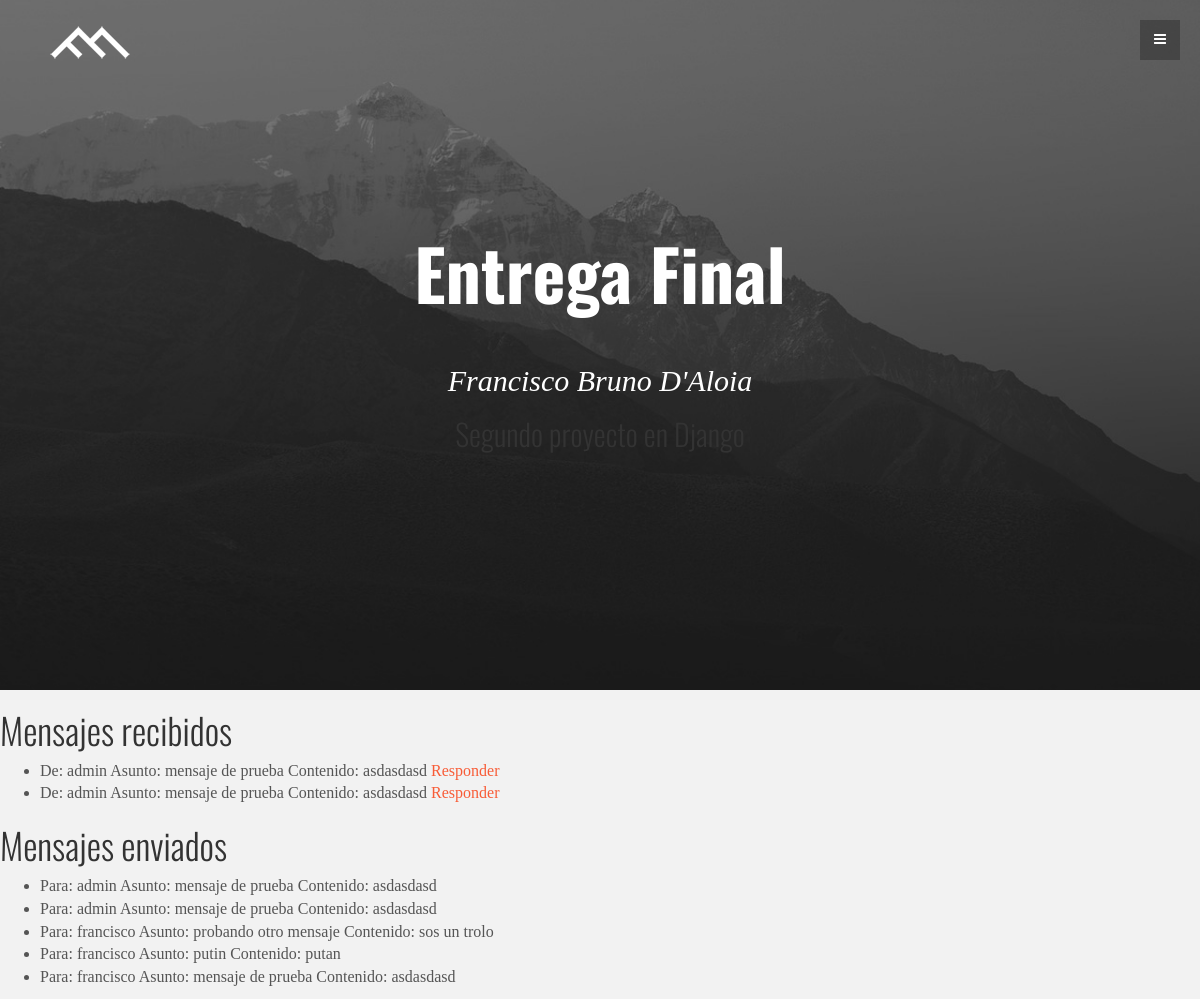
Screenshot of /Mensajes/lista_mensajes/ (signed in) with the database file from the repository.
### Mensajes/models.py (models this page shows, shortened)
class Mensaje(models.Model):
    emisor = models.ForeignKey(User, related_name='mensajes_enviados', on_delete=models.CASCADE)
    receptor = models.ForeignKey(User, related_name='mensajes_recibidos', on_delete=models.CASCADE)
    asunto = models.CharField(max_length=100)
    contenido = models.TextField()
    fecha_envio = models.DateTimeField(auto_now_add=True)
    leido = models.BooleanField(default=False)

### Mensajes/views.py (the view)
# urls.py: path('lista_mensajes/', views.lista_mensajes, name='lista_mensajes'),
@login_required
def lista_mensajes(request):
    mensajes_recibidos = Mensaje.objects.filter(receptor=request.user)
    mensajes_enviados = Mensaje.objects.filter(emisor=request.user)
    contenido = Mensaje.objects.filter(contenido=request.user)
    return render(request, 'lista_mensajes.html', {'mensajes_recibidos': mensajes_recibidos, 'mensajes_enviados': mensajes_enviados, "contenido": contenido})

### templates/lista_mensajes.html (shortened to what this page needs)
{% extends "padre.html" %}
{% load static %}
{% block contenidoQueCambia %}
<!DOCTYPE html>
<html>
<head>
</head>
<body>
    <h1>Mensajes recibidos</h1>
    <ul>
        {% for mensaje in mensajes_recibidos %}
            <li>
                De: {{ mensaje.emisor.username }}
                Asunto: {{ mensaje.asunto }}
                Contenido: {{mensaje.contenido }}
                <a href="{% url 'enviar_mensaje' receptor_id=mensaje.emisor.id %}">Responder</a>
            </li>
        {% endfor %}
    </ul>
    <h1>Mensajes enviados</h1>
    <ul>
        {% for mensaje in mensajes_enviados %}
            <li>
                Para: {{ mensaje.receptor.username }}
                Asunto: {{ mensaje.asunto }}
                Contenido: {{mensaje.contenido }}
            </li>
        {% endfor %}
    </ul>
</body>
</html>
{% endblock %}

### templates/padre.html (shortened to what this page needs)
<!DOCTYPE html>
<html lang="en">
  <head>
      {% load static %}
    <link href="{% static 'Login/assets/css/bootstrap.css' %}" rel="stylesheet">
    <link href="{% static 'Login/assets/css/main.css' %}" rel="stylesheet">
	<link rel="stylesheet" href="{% static 'Login/assets/css/font-awesome.min.css' %}">
  </head>
  <body data-spy="scroll" data-offset="0" data-target="#theMenu">
	<nav class="menu" id="theMenu">
		<div id="menuToggle"><i class="icon-reorder"></i></div>
	</nav>
	<div id="headerwrap">
		<div class="container">
			<div class="logo">
				<img src="{% static 'Login/assets/img/logo.png' %}">
			</div>
			<br>
			<div class="row">
				<h1>Entrega Final</h1>
				<br>
				<h3> Francisco Bruno D'Aloia </h3>
                <h2> Segundo proyecto en Django </h2>
				<br>
				<br>
				<div class="col-lg-6 col-lg-offset-3">
				</div>
			</div>
		</div>
	</div>
    {% block contenidoQueCambia %}
    {% endblock %}
</body>
</html>

### Login/static/Login/assets/css/main.css (style rules this page uses)
body { background-color: #f2f2f2; font-family: 'EB Garamond', serif; font-weight: 300; font-size: 16px; color: #555; -webkit-font-smoothing: antialiased; -webkit-overflow-scrolling: touch; }
h1, h2, h3, h4, h5, h6 { font-family: 'Oswald', sans-serif; font-weight: 300; color: #333; }
a { color: #f85c37; word-wrap: break-word; -webkit-transition: color 0.1s ease-in, background 0.1s ease-in; -moz-transition: color 0.1s ease-in, background 0.1s ease-in; -ms-transition: color 0.1s ease-in, background 0.1s ease-in; -o-transition: color 0.1s ease-in, background 0.1s ease-in; transition: color 0.1s ease-in, background 0.1s ease-in; }
a:before, a:after { -webkit-transition: color 0.1s ease-in, background 0.1s ease-in; -moz-transition: color 0.1s ease-in, background 0.1s ease-in; -ms-transition: color 0.1s ease-in, background 0.1s ease-in; -o-transition: color 0.1s ease-in, background 0.1s ease-in; transition: color 0.1s ease-in, background 0.1s ease-in; }
#headerwrap { background: url(../img/header-bg.jpg) no-repeat center top; margin-top: -10px; padding-top:20px; text-align:center; background-attachment: relative; background-position: center center; min-height: 700px; width: 100%; -webkit-background-size: 100%; -moz-background-size: 100%; -o-background-size: 100%; background-size: 100%; -webkit-background-size: cover; -moz-background-size: cover; -o-background-size: cover; background-size: cover; }
#headerwrap h1 { margin-top: 150px; color: white; font-size: 70px; font-weight: 700; }
#headerwrap h3 { color: white; font-size: 30px; font-weight: 100; font-family: 'EB Garamond', serif; font-style: oblique; }
#headerwrap .logo { text-align: left; margin-left: 20px; margin-top: 15px; }
.menu { position: fixed; right: -200px; width: 260px; height: 100%; top: 0; z-index: 10; text-align: left; }
.menu, .body-push { -webkit-transition: all .3s ease; -moz-transition: all .3s ease; -ms-transition: all .3s ease; -o-transition: all .3s ease; transition: all .3s ease; }
#menuToggle { position: absolute; top: 20px; left: 0; z-index: 11; display: block; text-align: center; font-size: 14px; color: #ffffff; width: 40px; height: 40px; line-height: 40px; cursor: pointer; background: rgba(0,0,0,0.25); -webkit-transition: all .1s ease-in-out; -moz-transition: all .1s ease-in-out; -ms-transition: all .1s ease-in-out; -o-transition: all .1s ease-in-out; transition: all .1s ease-in-out; }

### rows the page displays
Mensaje: emisor.username "admin", asunto "mensaje de prueba", contenido "asdasdasd", receptor.username "admin"
Mensaje: emisor.username "admin", asunto "mensaje de prueba", contenido "asdasdasd", receptor.username "admin"
Mensaje: receptor.username "francisco", asunto "probando otro mensaje", contenido "sos un trolo"
Mensaje: receptor.username "francisco", asunto "putin", contenido "putan"
Mensaje: receptor.username "francisco", asunto "mensaje de prueba", contenido "asdasdasd"
